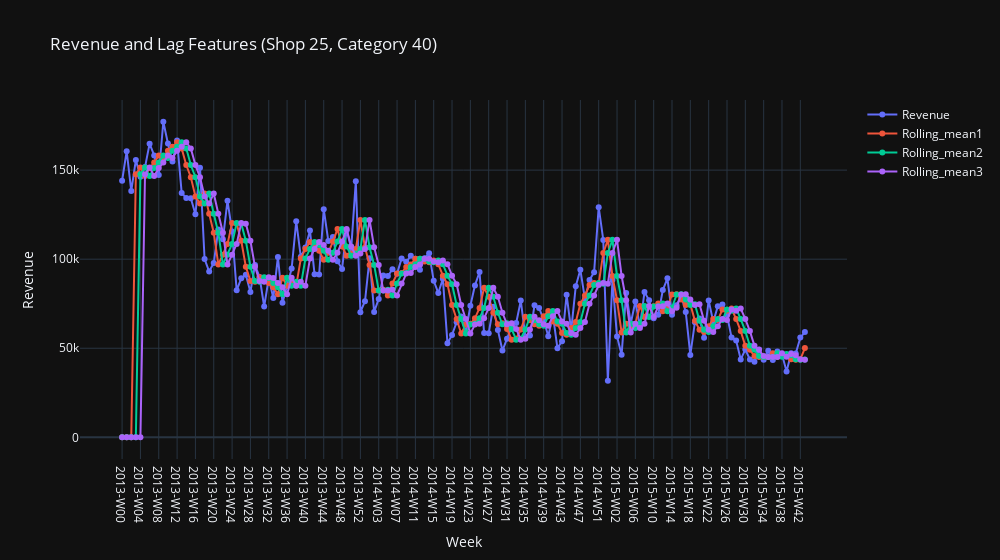

Source (notebook cell):
### Code cell
shop_id = 25
category_id = 40

df_plot = df_final[
    (df_final["shop_id"] == shop_id)
    & (df_final["item_category_id"] == category_id)
].copy()


df_plot = df_plot.sort_values(by="week_id")

# Create line chart
fig = go.Figure()

fig.add_trace(
    go.Scatter(
        x=df_plot["week_id"],
        y=df_plot["Revenue"],
        mode="lines+markers",
        name="Revenue",
    )
)
fig.add_trace(
    go.Scatter(
        x=df_plot["week_id"],
        y=df_plot["Rolling_mean1"],
        mode="lines+markers",
        name="Rolling_mean1",
    )
)
fig.add_trace(
    go.Scatter(
        x=df_plot["week_id"],
        y=df_plot["Rolling_mean2"],
        mode="lines+markers",
        name="Rolling_mean2",
    )
)
fig.add_trace(
    go.Scatter(
        x=df_plot["week_id"],
        y=df_plot["Rolling_mean3"],
        mode="lines+markers",
        name="Rolling_mean3",
    )
)

fig.update_layout(
    title=f"Revenue and Lag Features (Shop {shop_id}, Category {category_id})",
    xaxis_title="Week",
    yaxis_title="Revenue",
    template="plotly_dark",
    width=1000,
)

fig.show()

### Figure 1 — Plotly figure (JSON) as saved in the notebook; plotly's stock layout.template omitted (floating-point values rounded to 4 significant figures; data arrays with more than 128 entries replaced by an {"elided": "..."} marker saying what was removed)
{"data": [{"mode": "lines+markers", "name": "Revenue", "type": "scatter", "x": {"elided": "150 str values"}, "y": {"elided": "150 float values"}}, {"mode": "lines+markers", "name": "Rolling_mean1", "type": "scatter", "x": {"elided": "150 str values"}, "y": {"elided": "150 float values"}}, {"mode": "lines+markers", "name": "Rolling_mean2", "type": "scatter", "x": {"elided": "150 str values"}, "y": {"elided": "150 float values"}}, {"mode": "lines+markers", "name": "Rolling_mean3", "type": "scatter", "x": {"elided": "150 str values"}, "y": {"elided": "150 float values"}}], "layout": {"title": {"text": "Revenue and Lag Features (Shop 25, Category 40)"}, "width": 1000, "xaxis": {"title": {"text": "Week"}}, "yaxis": {"title": {"text": "Revenue"}}}}
